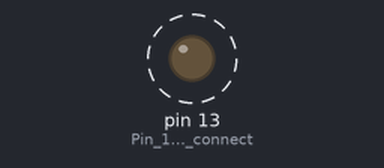
Bench run of a sketch on a simulated Arduino Uno, built with avr-gcc and run on an emulated ATmega328P. Parts: output pins drawn as LEDs (lit = HIGH). Dashed ring = blinking. Pins used as bus, display or sensor lines are not drawn.

Above: at 0.15 s.
Timing chart, 0 to 3.0 s (numbered marks = the images above):
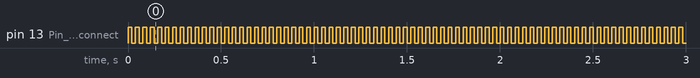

Measured:
- by itself, pin 13 (Pin_13_has_an_LED_connect): alternates HIGH for 0.02 s and LOW for 0.02 s

The sketch:

hm_t_test.ino
```cpp
void setup() {
  // initialize the digital.

  pinMode(13, OUTPUT);    // Pin 13 has an LED connected on most Arduino boards:
  pinMode(2, OUTPUT);   //   Pin 2 is HT-T data PIN:
}

void loop() {


  digitalWrite(2, HIGH);   // send '1' to HT-T data pin
  digitalWrite(13, HIGH);   // send '1' to LED data pin

  delay(20);              // wait for a second


  digitalWrite(2, LOW);   // send '0' to HT-T data pin
  digitalWrite(13, LOW);   // send '0' to LED data pin

  delay(20);              // wait for a second


}
```
